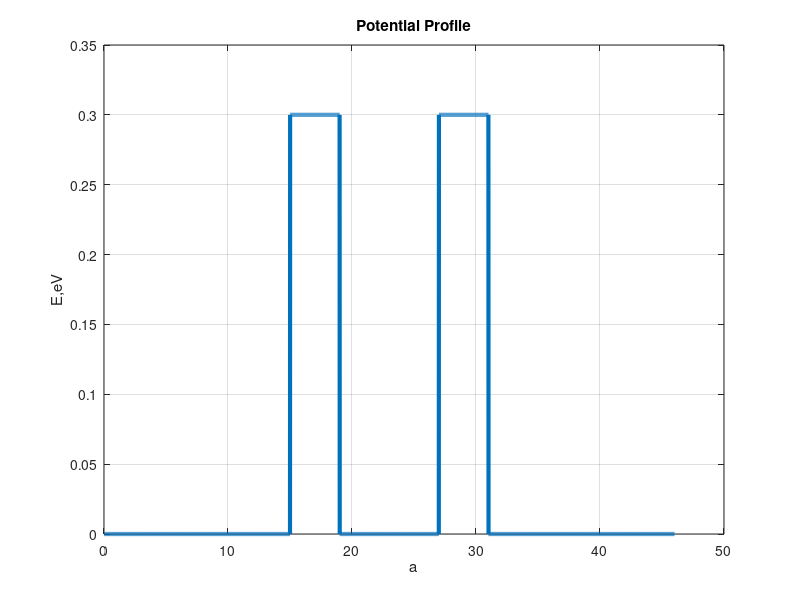

MATLAB code for this plot:
function [ U ] = U_back_n_prof(  )
%UNTITLED2 Summary of this function goes here
%   Detailed explanation goes here


U = [zeros(15,1); 0.3*ones(4,1); zeros(8,1); 0.3*ones(4,1); zeros(15,1)];
u = [zeros(15*100,1); 0.3*ones(4*100,1); zeros((8)*100,1); 0.3*ones(4*100,1); zeros(15*100,1)];
z = [1:length(u)];
plot (z./100,u,'LineWidth',3);
title('Potential Profile');
ylabel('E,eV');
xlabel('a');
grid on

end

